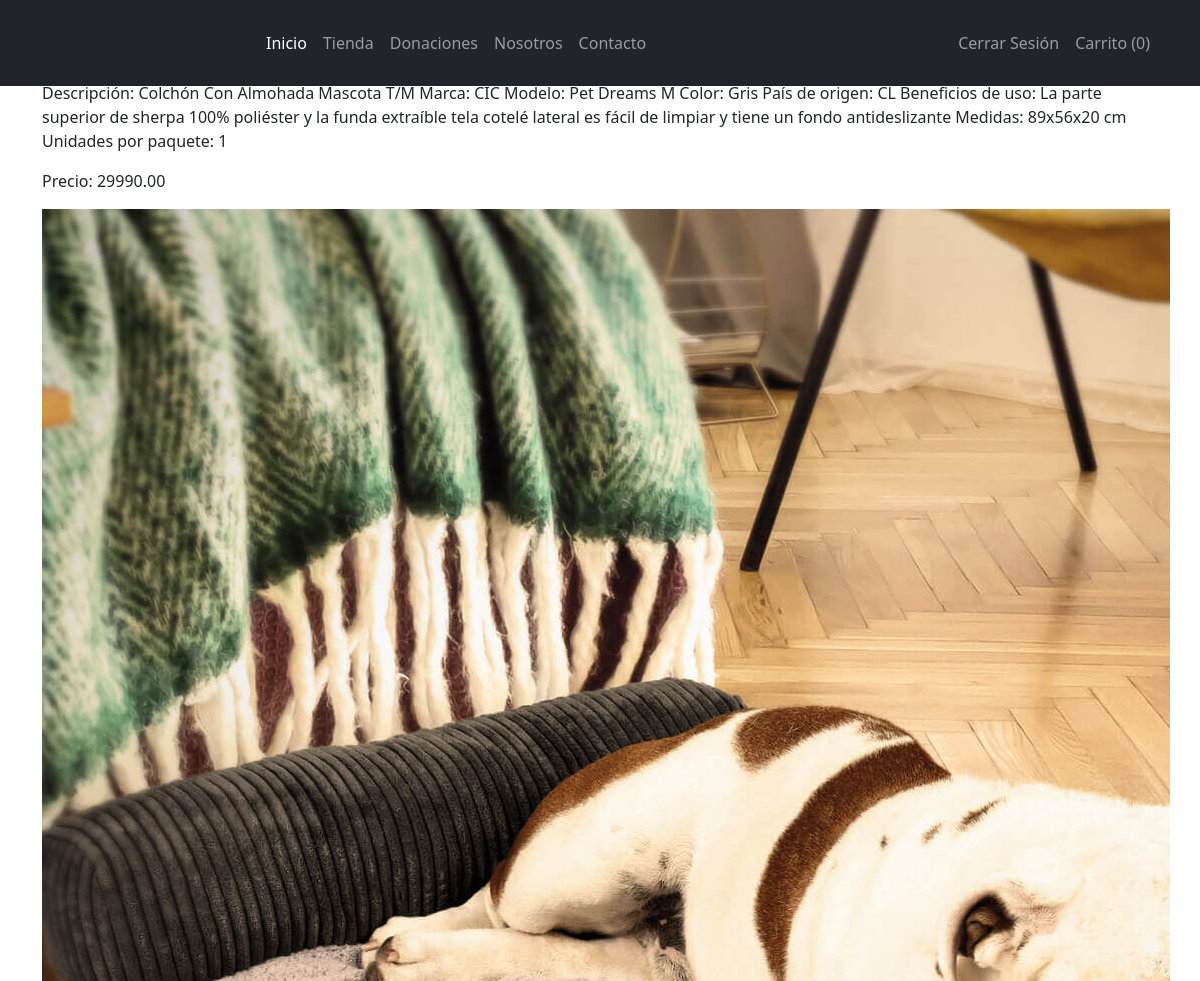
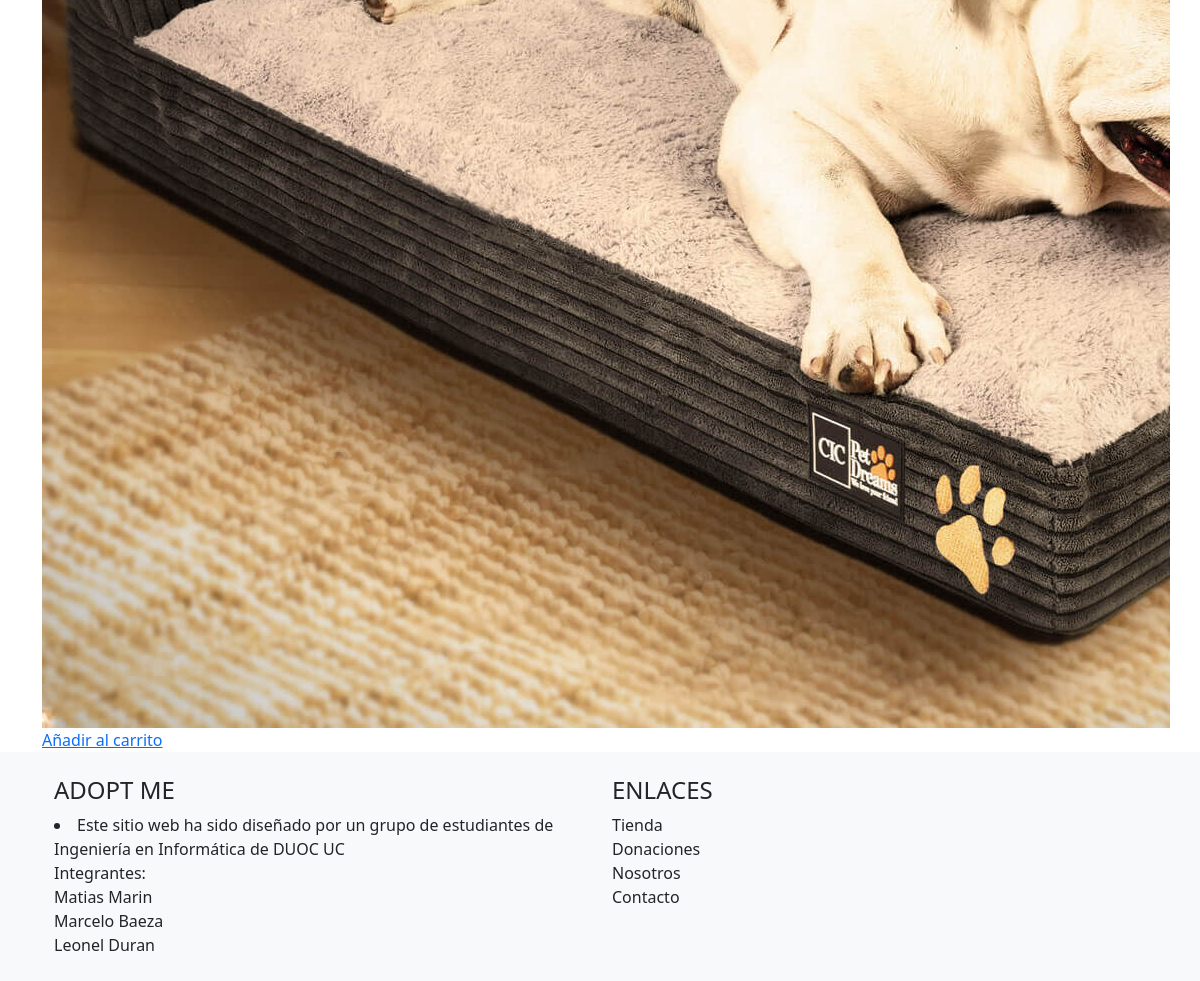
Screenshot of /product/1/ (signed in) with the database file from the repository (2 pictures, top to bottom).
### adoptme/models.py (models this page shows, shortened)
class Product(models.Model):
    name = models.CharField(max_length=100)
    description = models.TextField()
    price = models.DecimalField(max_digits=10, decimal_places=2)
    image = models.ImageField(upload_to='product_images/')

### adoptme/views.py (the view)
# urls.py: path('product/<int:pk>/', views.product_detail, name='product_detail'),
def product_detail(request, pk):
    product = get_object_or_404(Product, pk=pk)
    return render(request, 'product_detail.html', {'product': product})

### templates/product_detail.html (shortened to what this page needs)
{% load static %}
<!doctype html>
<html lang="es-CL">
    <head>
        <link rel="stylesheet" type="text/css" href="{% static 'css/template.css' %}">
        <link href="https://cdn.jsdelivr.net/npm/bootstrap@5.3.2/dist/css/bootstrap.min.css" rel="stylesheet">
    </head>
    <body>
        <header>
            {% include 'navbar.html' %}
        </header>
        <main>
            <div class="container">
                <h2>{{ product.name }}</h2>
                <p>{{ product.description }}</p>
                <p>Precio: {{ product.price }}</p>
                <img src="{{ product.image.url }}" alt="{{ product.name }}">
                <a href="{% url 'add_to_cart' product.pk %}">Añadir al carrito</a>
            </div>
        </main>
        {% include 'footer.html' %}
    </body>
</html>

### static/css/template.css (style rules this page uses)
@media (min-width: 601px) { .container { margin: 10px; border-radius: 10px; border-color: navy; } }
@media (min-width: 601px) { body, h1, h2, h3, h4, h5, h6, p, ol, ul { margin: 0; padding: 0; font-weight: normal; } }
@media (min-width: 601px) { body { font-family: Arial, sans-serif; line-height: 1.6; color: #333; background-color: #f5f5f5; } }
@media (min-width: 601px) { header { background-color: #333; color: #fff; padding: 10px 0; margin-bottom: 15px; } }
@media (min-width: 601px) { .container { width: 80%; margin: auto; overflow: hidden; } }
@media (min-width: 601px) { body { margin-top: 20px; margin-bottom: 20px; } }

### rows the page displays
Product: description "Descripción: Colchón Con Almohada Mascota T/M Marca: CIC Modelo: Pet Dreams M Color: Gris País de origen: CL Beneficios de uso: La parte superior de sherpa 100% poliéster y la funda extraíble tela cotelé lateral es fácil de limpiar y tiene un fondo antideslizante Medidas: 89x56x20 cm Unidades por paquete: 1", price "29990.00", image (picture)

### other values shown
{{ cart_items|length }} "0"
